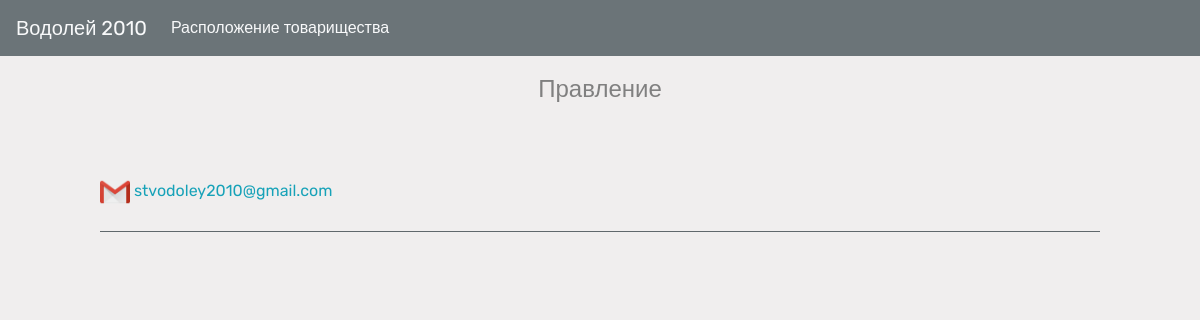
The page /government/ on the database as committed earlier.
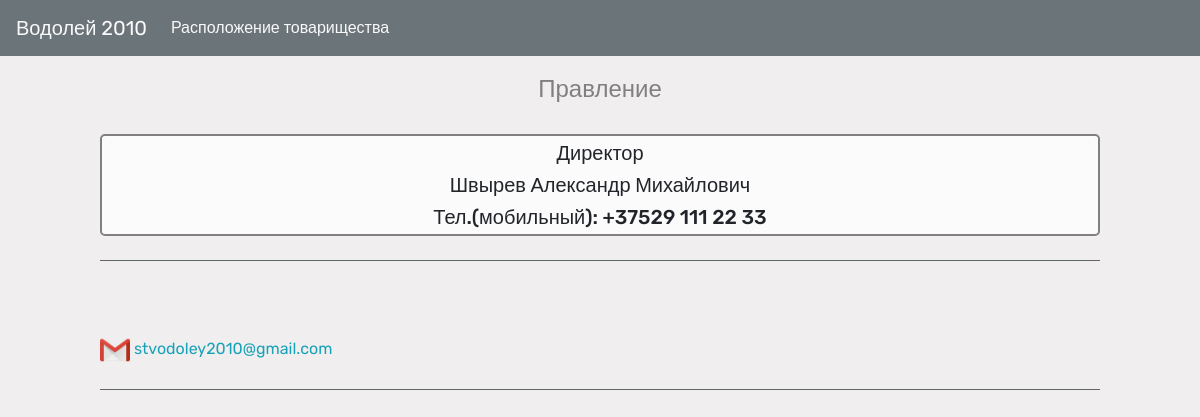
The same page on the database as committed later.
### village/models.py (models this page shows, shortened)
class Governance(models.Model):
    title = models.CharField(max_length=250)
    slug = models.SlugField(max_length=250,
                            default='')
    Должность = models.TextField(max_length=250)
    ФИО = models.TextField(max_length=250)
    Номер_телефона = models.TextField(max_length=250)
    class Meta:
        abstract = True

class Правление(Governance):
    pass

### village/views.py (the view)
# urls.py: path('government/', views.government, name='government'),
def government(request):
    leader = models.Правление.objects.all()
    return render(request,
                  'governance/government.html',
                  {'leaders': leader}, )

### village/templates/governance/government.html (shortened to what this page needs)
{% extends 'base.html' %}
{% block content %}
<h4>Правление</h4>
{% for leader in leaders %}
<div class="media">
  <div class="media-body">
    <h5 class="mt-0"> {{ leader.Должность }}</h5>
    <h5 class="card-text">{{ leader.ФИО }}</h5>
    <h5  class="card-text">Тел.(мобильный): {{ leader.Номер_телефона }}</h5>
    </div>
</div>
<hr class="my-4">
{% endfor %}
{% endblock %}

Rows that differ between the two databases and show on the page:
added Правление: Должность "Директор", ФИО "Швырев Александр Михайлович", Номер_телефона "+37529 111 22 33"
